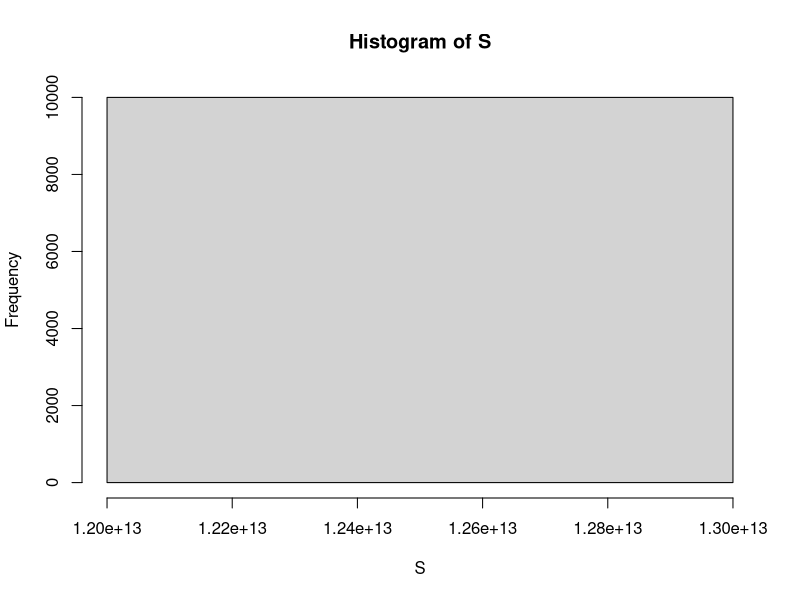

Here is the R script that generated this plot:
# QUESTION 1: Bank Earnings:
# Say you manage a bank that gives out 10,000 loans. The default rate is 0.03 and you lose $200,000 
# in each foreclosure. Create a random variable S that contains the earnings of your bank. 
# Calculate the total amount of money lost in this scenario.

# Assign the number of loans to the variable `n`
n <- 10000

# Assign the loss per foreclosure to the variable `loss_per_foreclosure`
loss_per_foreclosure <- -200000

# Assign the probability of default to the variable `p_default`
p_default <- 0.03

# Use the `set.seed` function to make sure your answer matches the expected result after random sampling
set.seed(1)

# Generate a vector called `defaults` that contains the default outcomes of `n` loans
defaults <- sample(c(0, 1), n, replace = TRUE, prob = c(1 - p_default, p_default))

# Generate `S`, the total amount of money lost across all foreclosures. Print the value to the console.
S <- sum(defaults) * loss_per_foreclosure
S
# -6.3e+07


# QUESTION 2: Bank Earnings Monte Carlo
# Run a Monte Carlo simulation with 10,000 outcomes for S, the sum of losses over 10,000 loans. 
# Make a histogram of the results.

n <- 10000
loss_per_foreclosure <- -200000
p_default <- 0.03
set.seed(1)
B <- 10000

# Generate a list of summed losses `S`. Replicate the code from the previous exercise over 'B' iterations to generate a list of summed losses for 'n' loans.  Ignore any warnings for now.
S <- replicate(B, {
    defaults <- sample(c(0, 1), n, replace = TRUE, prob = c(1 - p_default, p_default))
    sum(S) * loss_per_foreclosure})

# Plot a histogram of `S`.  Ignore any warnings for now.
hist(S)

# QUESTION 3: Bank Earnings Expected Value
# What is the expected value of S, the sum of losses over 10,000 loans? 
# For now, assume a bank makes no money if the loan is paid.

n <- 10000
loss_per_foreclosure <- -200000
p_default <- 0.03

# Calculate the expected loss due to default out of 10,000 loans
n * (p_default * loss_per_foreclosure)
# -6e+07


# QUESTION 4: Bank Earnings Standard Error
# What is the standard error of S?

n <- 10000
loss_per_foreclosure <- -200000
p_default <- 0.03

# Compute the standard error of the sum of 10,000 loans
sqrt(n)*abs(loss_per_foreclosure)*sqrt(p_default*(1-p_default))
# 3411744


# QUESTION 5: Bank Earnings Interest Rate -1
# So far, we've been assuming that we make no money when people pay their loans and we 
# lose a lot of money when people default on their loans. Assume we give out loans for $180,000. How much 
# money do we need to make when people pay their loans so that our net loss is $0? In other words, what 
# interest rate do we need to charge in order to not lose money?

loss_per_foreclosure <- -200000
p_default <- 0.03

# Assign a variable `x` as the total amount necessary to have an expected outcome of $0
x <- -loss_per_foreclosure * p_default / (1 - p_default)

# Convert `x` to a rate, given that the loan amount is $180,000. Print this value to the console.
x/180000

# 0.03436


# QUESTION 6: Bank Earnings Interest Rate -2
# With the interest rate calculated in the last example, we still lose money 50% of the time. 
# What should the interest rate be so that the chance of losing money is 1 in 20?
# In math notation, what should the interest rate be so that Pr(S < 0) = 0.05?
# Remember that we can add a constant to both sides of the equation to get:

# Let z = qnorm(0.05) give us the value of z for which:
# Pr( Z <= z) = 0.05

n <- 10000
loss_per_foreclosure <- -200000
p_default <- 0.03

# Generate a variable `z` using the `qnorm` function
z <- qnorm(0.05)

# Generate a variable `x` using `z`, `p_default`, `loss_per_foreclosure`, and `n`
x <- -loss_per_foreclosure * (n*p_default - z*sqrt(n*p_default*(1-p_default))) / (n*(1-p_default) + z*sqrt(n*p_default*(1-p_default)))

# Convert `x` to an interest rate, given that the loan amount is $180,000. Print this value to the console.
x/180000

# 0.03768


